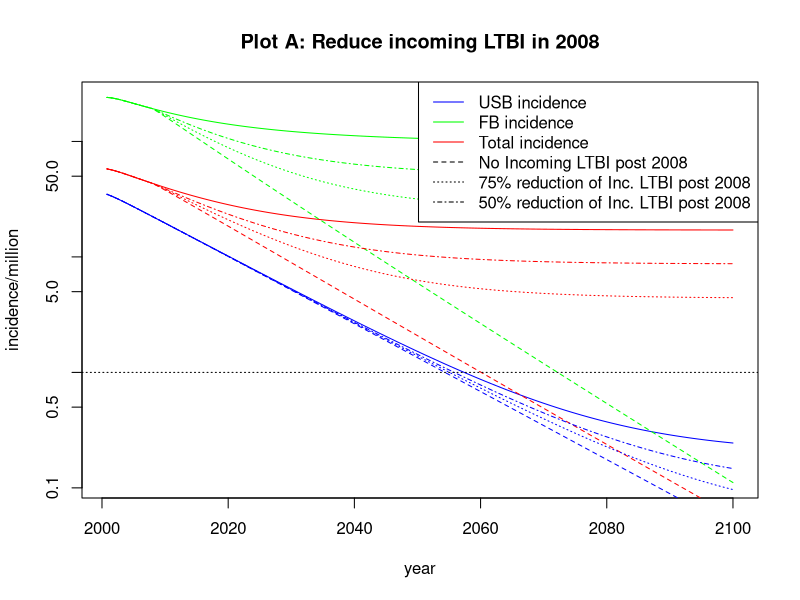
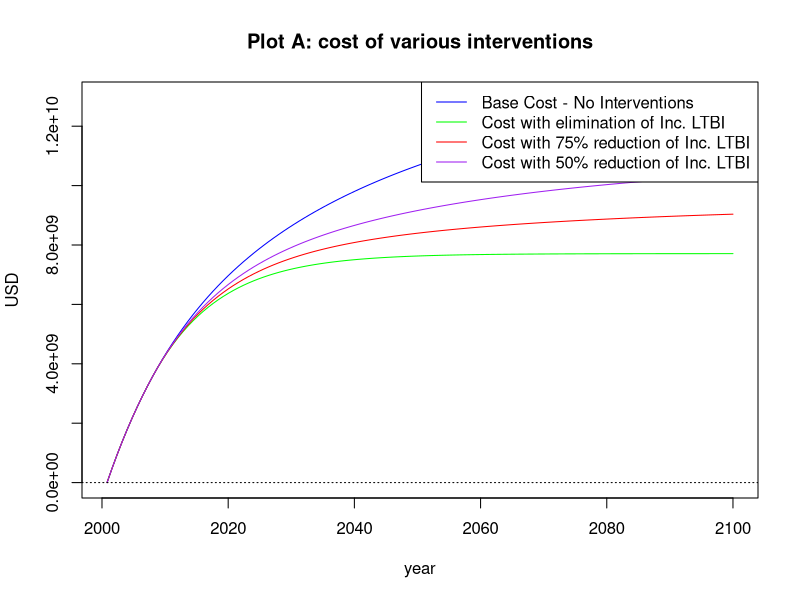
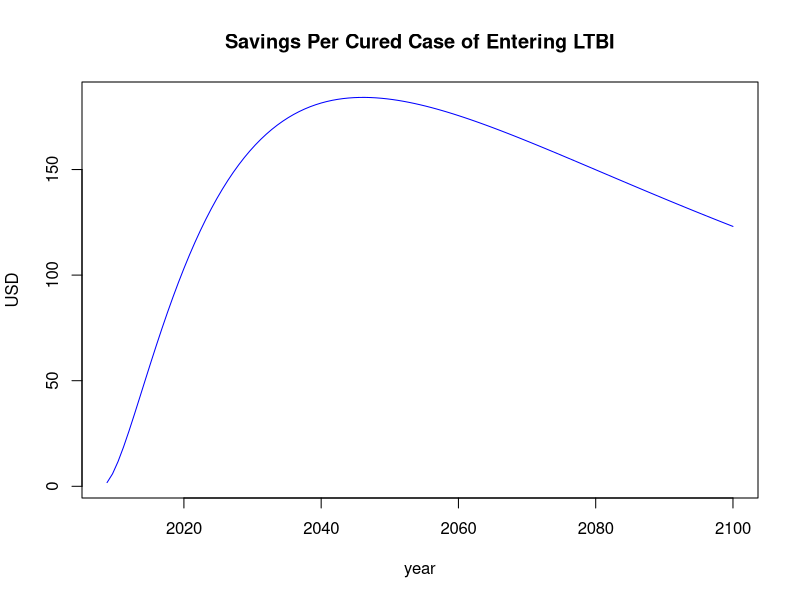

The R script that drew these images, in order:
rkm <- function(Ydot,currY,deltaT,iter,startT=0){
  # This function performs a fourth-order Runge-Kutta Method on the system 
  # dY/dt = Ydot, and returns the next step after currY presuming timestep
  # length deltaT, and iteration iter
  tn   = deltaT*iter + startT
  k1   = Ydot(tn, currY)
  k2   = Ydot(tn + deltaT/2,currY + deltaT*k1/2)
  k3   = Ydot(tn + deltaT/2,currY + deltaT*k2/2)
  k4   = Ydot(tn + deltaT,currY + deltaT*k3)
  newY <- currY + (deltaT/6)*(k1+2*k2+2*k3+k4)
  return(newY)
}

#Variables
mu0   <- 1/78      #Natural mortality rate USB per year
mu1   <- 1/53      #Natural mortality rate FB per year
ro    <- 0.018     #USB birth rate per year
alpha <- 0.005     #FB arrival rate per year
p     <- 0.103     #Fraction of new infections which are acute (fast progressors)
vF    <- 1.5       #Progression rate of acute infection per year
l0    <- 0.015     #Prevalence of LTBI in the USB population in 2000
l1    <- 0.211     #Prevalence of LTBI in the FB population in 2000: 
r0    <- 0.667     #Fraction of cases due to reactivation in the USB population
r1    <- 0.780     #Fraction of cases due to reactivation in the FB population
vL0   <- 0.0014    #Progression rate for reactivation (chronic LTBI) in the USB population per year
vL1   <- 0.0010    #Progression rate for reactivation (chronic LTBI) in the FB population per year
q     <- 0.708     #Fraction of infections progressing to infectious disease
mud   <- 0.115     #Mortality rate due to TB per year
x     <- 0.111     #Fraction of re-infected chronic LTBI moving to acute infection
ARI0  <- 0.030/100 #Annual risk of infection for USB in 2000
beta  <- 10.39     #Effective contact rate per year
e0    <- 0.965     #Fraction of preferred contacts with own population for USB
e1    <-0.985      #Fraction of preferred contacts with own population for FB
g     <- 0.0047    #Fraction of FB arrivals with LTBI who are fast progressors
phi0  <- 1.114     #Cumulative fraction self-cure and treatment of active disease for both populations pre year RATES (USB)
phi1  <- 1.167     #Cumulative fraction self-cure and treatment of active disease for both populations pre year RATES (FB)
sigmaF0 <- 1.296   #Cumulative fraction of treatment for acute infection for both populations per year RATES (USB)
sigmaF1 <- 1.301   #Cumulative fraction of treatment for acute infection for both populations per year RATES (FB)
sigmaLBase <- 0.057 #Treatment rate for chronic LTBI per year
fBase <- 0.187      #Fraction of FB arrivals with LTBI


#2010 New Cases in Population i (millions)
#source: http://www.cdc.gov/mmwr/preview/mmwrhtml/mm5105a3.htm
newCases0 <- .008714  #US-born
newCases1 <- .007554  #Foreign-born

#Initial Values
deltaT   <- .8    #The length of each time step (years).
finalYr  <- 100   #In years
totT     <- floor(finalYr/deltaT)  #Time steps
cutoffT <- floor(8/deltaT)

#Matrix of compartment values
S0 <- S1 <- F0 <- F1 <- L0 <- L1 <- I0 <- I1 <- J0 <- J1 <- N0 <- N1 <- rep(0,totT)  #compartment values
cL0 <- cF0 <- cI0 <- cJ0 <- cL1 <- cF1 <- cI1 <- cJ1 <- cN0 <- cN1 <- rep(0,totT)    #costs associated with each compartment
#Ct <- Cl <- rep(0,totT)  #total costs for active and latent treatment
LTBIEn <- rep(0,totT)    #FB arrivals with LTBI entering the USA
natdeath0 <- natdeath1 <- rep(0,totT)                               #natural deaths
tbdeath0 <- tbdeath1 <- tbdeathD0 <- tbdeathD1 <- rep(0,totT)       #TB deaths, TB deaths with discounting
progAcute0 <- progChron0 <- progAcute1 <- progChron1 <- rep(0,totT) #Progression from Acute, Chronic LTBI to Active TB
progTotalD0 <- progTotalD1 <- rep(0,totT)                           #Progression to Active TB with discounting
exogenous0 <- exogenous1 <- rep(0,totT)                             #Exogenous re-Infections

# ALSO TOOK OUT Ct,Cl FROM VECTOR BELOW
P <- data.frame(S0,F0,L0,I0,J0,S1,F1,L1,I1,J1,N0,N1,cL0,cF0,cI0,cJ0,cL1,cF1,cI1,cJ1,cN0,cN1,LTBIEn,natdeath0,natdeath1,tbdeath0,tbdeath1,tbdeathD0,tbdeathD1,progAcute0,progChron0,progAcute1,progChron1,progTotalD0, progTotalD1, exogenous0,exogenous1)
#C <- data.frame(cL0,cF0,cI0,cJ0,cL1,cF1,cI1,cJ1,cN0,cN1)
IN0 <- IN1 <- INall <- rep(0,totT)

#Total Population
P$N0[1] <- 250
P$N1[1] <- 31.4
#Acute (Fast) LTBI, new cases
P$F0[1] <- (1-r0)*(newCases0)/vF
P$F1[1] <- (1-r1)*(newCases1)/vF
#Chronic (Long) LTBI
P$L0[1] <- r0*(newCases0)/vL0
P$L1[1] <- r1*(newCases1)/vL1
#Infectious TB
P$I0[1] <- q*newCases0/(mu0 + mud + phi0)
P$I1[1] <- q*newCases1/(mu1 + mud + phi1)
#Non-Infectious TB
P$J0[1] <- (1-q)*newCases0/(mu0 + mud + phi0)
P$J1[1] <- (1-q)*newCases1/(mu1 + mud + phi1)
#Susceptible
P$S0[1] <- P$N0[1] - P$F0[1] - P$L0[1] - P$I0[1] - P$J0[1]
P$S1[1] <- P$N1[1] - P$F1[1] - P$L1[1] - P$I1[1] - P$J1[1]

#Cost Initial Values are all zero. 
probHosp <- .49  #Probability of hospitalization for active TB treatment
efficacyLTBI  <- .9
adherenceLTBI <- .64
probLTBItreatsuccess <- efficacyLTBI*adherenceLTBI #Probability of LTBI treatment success
costtb   <- 2985   #Cost of TB treatment without hopsitalization
costhosp <- 25495  #Cost of TB treatment with hospitalization
costLTBI <- 403.45 #Cost of LTBI treatment

#Cost Parameter Values: 
Ct <- costtb*(1-probHosp) + costhosp*probHosp #in USD (source: Dylan online supplement page 11-12)
Cl <- costLTBI/probLTBItreatsuccess           #in USD (source: Dylan online supplement page 10)
discRt  <- 0.03  #Rate of time discounting (used for health states as well)

P$LTBIEn[1]      <- 0.263109
P$natdeath0[1]   <- 0
P$natdeath1[1]   <- 0
P$tbdeath0[1]    <- 0
P$tbdeath1[1]    <- 0
P$progAcute0[1]  <- 0
P$progChron0[1]  <- 0
P$progAcute1[1]  <- 0
P$progChron1[1]  <- 0
P$exogenous0[1]  <- 0
P$exogenous1[1]  <- 0

hill <- function(sigmaL,f,transmission=1,incLTBI=1,initial=cutoffT,final=totT,dataSet=P){#,costDataSet=C){
  #Differential Equation Functions
  Ddt <- function(t,v) {
    discV = 1/(1.03^t)  #amount costs, health states are discounted each time step
    #parameter values initialized for each time step
    c01     <- (1-e0)*((1-e1)*v$N1)/((1-e0)*v$N0 + (1-e1)*v$N1)  #proportion of contacts made with FB individuals  (USB)
    c00     <- 1 - c01                                           #proportion of contacts made with USB individuals (USB)
    c10     <- (1-e1)*((1-e0)*v$N0)/((1-e0)*v$N0 + (1-e1)*v$N1)  #proportion of contacts made with USB individuals (FB)
    c11     <- 1 - c10                                           #proportion of contacts made with FB individuals  (FB)
    dLTBIEn      <- f*alpha*(v$N0+v$N1) #FB arrivals with LTBI entering
    #dLTBIEnD     <- discV * dLTBIEn     #FB arrivals with LTBI entering with discounting
    dnatdeath0   <- mu0 * v$N0          #Natural deaths (USB)
    dnatdeath1   <- mu1 * v$N1          #Natural deaths (FB)
    dtbdeath0    <- mud * (v$I0 + v$J0) #TB deaths (USB)
    dtbdeath1    <- mud * (v$I1 + v$J1) #TB deaths (FB)
    dtbdeathD0   <- discV * dtbdeath0   #TB deaths with discounting (USB)
    dtbdeathD1   <- discV * dtbdeath1   #TB deaths with discounting (FB)
    dprogAcute0  <- vF*v$F0             #Acute LTBI progressions to Active TB disease (USB)
    dprogAcute1  <- vF*v$F1             #Acute LTBI progressions to Active TB disease (FB)
    dprogChron0  <- vL0*v$L0            #Chronic LTBI progressions to Active TB disease (USB)
    dprogChron1  <- vL1*v$L1            #Chronic LTBI progressions to Active TB disease (FB)
    dprogTotalD0 <- discV * (dprogAcute0 + dprogChron0) #Progression to Active TB with discounting (USB)
    dprogTotalD1 <- discV * (dprogAcute1 + dprogChron1) #Progression to Active TB with discounting (FB)
    lambda0      <- transmission*(beta*(c00*(v$I0/v$N0) + c01*(v$I1/v$N1)))  #Forces of Infection (USB)
    lambda1      <- transmission*(beta*(c10*(v$I0/v$N0) + c11*(v$I1/v$N1)))  #Forces of Infection (FB)
    dexogenous0	 <- x*p*lambda0*v$L0    #Exogenous re-infections of Chronic LTBI to Acute LTBI (USB)
    dexogenous1  <- x*p*lambda1*v$L1    #Exogenous re-infections of Chronic LTBI to Acute LTBI (FB)
    
    #Difference Equations (USB)
    dS0     <- ro*(v$N0+v$N1) + sigmaF0*v$F0 + sigmaL*v$L0 + phi0*(v$I0+v$J0) - lambda0*v$S0 - mu0*v$S0
    dF0     <- p*lambda0*v$S0 + dexogenous0 - (mu0 + vF + sigmaF0)*v$F0
    dL0     <- (1-p)*lambda0*v$S0 - dexogenous0 - (mu0 + vL0 + sigmaL)*v$L0
    dI0     <- q*(dprogAcute0 + dprogChron0) - (mu0 + mud + phi0)*v$I0
    dJ0     <- (1-q)*(dprogAcute0 + dprogChron0) - (mu0 + mud + phi0)*v$J0
    
    #Difference Equations (FB)
    dS1     <- (1-incLTBI)*dLTBIEn+(1-f)*alpha*(v$N0+v$N1) + sigmaF1*v$F1 + sigmaL*v$L1 + phi1*(v$I1 + v$J1) - lambda1*v$S1 - mu1*v$S1
    dF1     <- g*p*dLTBIEn*incLTBI + p*lambda1*v$S1 + dexogenous1 - (mu1 + vF + sigmaF1)*v$F1
    dL1     <- (1-g*p)*dLTBIEn*incLTBI + (1-p)*lambda1*v$S1 - dexogenous1 - (mu1 + vL1 +sigmaL)*v$L1
    dI1     <- q*(dprogAcute1 + dprogChron1) - (mu1 + mud + phi1)*v$I1
    dJ1     <- (1-q)*(dprogAcute1 + dprogChron1) - (mu1 + mud + phi1)*v$J1
    
    dN0     <- 0
    dN1     <- 0
    
    #Cost calculations
    dcL0    <- discV * Cl * sigmaL  * 1e6 * v$L0                    #cost for Chronic LTBI cures      (USB)
    dcF0    <- discV * Cl * sigmaF0 * 1e6 * v$F0                    #cost for Acute LTBI cures        (USB)
    dcI0    <- discV * Ct * q*(dprogAcute0 + dprogChron0) * 1e6     #cost for Infectious TB cures     (USB)
    dcJ0    <- discV * Ct * (1-q)*(dprogAcute0 + dprogChron0) * 1e6 #cost for Non-Infectious TB cures (USB)
    dcL1    <- discV * Cl * sigmaL  * 1e6 * v$L1                    #cost for Chronic LTBI cures      (FB)
    dcF1    <- discV * Cl * sigmaF1 * 1e6 * v$F1                    #cost for Acute LTBI cures        (FB)
    dcI1    <- discV * Ct * q*(dprogAcute1 + dprogChron1) * 1e6     #cost for Infectious TB cures     (FB)
    dcJ1    <- discV * Ct * (1-q)*(dprogAcute1 + dprogChron1) * 1e6 #cost for Non-Infectious TB cures (FB)
    dcN0    <- 0  #Total cost for all treatments (USB)
    dcN1    <- 0  #Total cost for all treatments (FB)
    
    return( c(dS0,dF0,dL0,dI0,dJ0,dS1,dF1,dL1,dI1,dJ1,dN0,dN1,dcL0,dcF0,dcI0,dcJ0,dcL1,dcF1,dcI1,dcJ1,dcN0,dcN1,dLTBIEn*incLTBI,dnatdeath0,dnatdeath1,dtbdeath0,dtbdeath1,dtbdeathD0, dtbdeathD1, dprogAcute0,dprogChron0,dprogAcute1,dprogChron1,dprogTotalD0, dprogTotalD1, dexogenous0,dexogenous1) )
  }
  
  for (i in initial:(final-1)) {
  	dataSet[i+1,]    <- rkm(Ddt,dataSet[i,],deltaT,i)
  	dataSet$N0[i+1]  <- sum(dataSet[i+1,1:5])
  	dataSet$N1[i+1]  <- sum(dataSet[i+1,6:10])
  	dataSet$cN0[i+1] <- sum(dataSet[i+1,13:16])
  	dataSet$cN1[i+1] <- sum(dataSet[i+1,17:20])
  }
  return(dataSet)
}

generateIncidence <- function(dataSet) {
    IN0   <- 1e6 * (vF*dataSet$F0 + vL0*dataSet$L0)/dataSet$N0
    IN1   <- 1e6 * (vF*dataSet$F1 + vL1*dataSet$L1)/dataSet$N1
    INall <- 1e6 * (vF*(dataSet$F0 + dataSet$F1) + vL0*dataSet$L0 + vL1*dataSet$L1)/(dataSet$N0 + dataSet$N1)
	return(data.frame(IN0,IN1,INall))
}

P       <- hill(sigmaLBase,fBase,1,1,1,totT)
baseInc <- generateIncidence(P)
years   <- seq(2000+deltaT,2000+finalYr,deltaT)

#plot incidence data
#  xlab, ylab  --> labels for x-, y-axes
#  log='y'     --> use logarithmic scale
#  ylim=yrange --> ensure we show all data
#  type="l"    --> draw line connecting data points
#  col="blue"  --> color of graph
#lines() plots data in the same window as the first plot() command

#Plot A: Where we eliminate incoming LTBI 100%, 75%, or 50%
noImmLTBI      <- hill(sigmaLBase,fBase,1,0)
noImmLTBIInc   <- generateIncidence(noImmLTBI)
someImmLTBI    <- hill(sigmaLBase,fBase,1,0.25)
someImmLTBIInc <- generateIncidence(someImmLTBI)
halfImmLTBI    <- hill(sigmaLBase,fBase,1,0.5)
halfImmLTBIInc <- generateIncidence(halfImmLTBI)

#When Calculating range, we presume that FB always has higher incidence rate
yrange <- range(c(0.5,baseInc$IN1,noImmLTBIInc$IN1,someImmLTBIInc$IN1,halfImmLTBIInc$IN1))
dev.new()
plot(years, baseInc$IN0, main="Plot A: Reduce incoming LTBI in 2008", log='y', xlab='year', ylab='incidence/million', ylim=yrange, type="l", col="blue")
lines(years, baseInc$INall, type="l", col="red")
lines(years, baseInc$IN1, type="l", col="green")
lines(years, noImmLTBIInc$IN0, type="l", col="blue", lty=2)
lines(years, noImmLTBIInc$INall, type="l", col="red", lty=2)
lines(years, noImmLTBIInc$IN1, type="l", col="green", lty=2)
lines(years, someImmLTBIInc$IN0, type="l", col="blue", lty=3)
lines(years, someImmLTBIInc$INall, type="l", col="red", lty=3)
lines(years, someImmLTBIInc$IN1, type="l", col="green", lty=3)
lines(years, halfImmLTBIInc$IN0, type="l", col="blue", lty=4)
lines(years, halfImmLTBIInc$INall, type="l", col="red", lty=4)
lines(years, halfImmLTBIInc$IN1, type="l", col="green", lty=4)
abline(h = 1, lty = 'dotted')
legend('topright', legend=c('USB incidence', 'FB incidence', 'Total incidence', 'No Incoming LTBI post 2008', '75% reduction of Inc. LTBI post 2008', '50% reduction of Inc. LTBI post 2008'), col=c("blue", "green", "red", "black","black","black"), lty=c(1,1,1,2,3,4))

#Cost Plot A:
yrange <- range(c(P$cN1+P$cN0,noImmLTBI$cN1+noImmLTBI$cN0,someImmLTBI$cN0+someImmLTBI$cN1,halfImmLTBI$cN0+halfImmLTBI$cN1))
dev.new()
plot(years, P$cN1+P$cN0, main="Plot A: cost of various interventions", xlab='year', ylab='USD', ylim=yrange, type="l", col="blue")
#lines(years, P$cN0, type="l", col="blue", lty=2)
#lines(years, P$cN1, type="l", col="blue", lty=3)
lines(years, noImmLTBI$cN0 + noImmLTBI$cN1, type="l", col="green", lty=1)
#lines(years, noImmLTBI$cN0, type="l", col="green", lty=2)
#lines(years, noImmLTBI$cN1, type="l", col="green", lty=3)
lines(years, someImmLTBI$cN0 + someImmLTBI$cN1, type="l", col="red", lty=1)
#lines(years, someImmLTBI$cN0, type="l", col="red", lty=2)
#lines(years, someImmLTBI$cN1, type="l", col="red", lty=3)
lines(years, halfImmLTBI$cN0 + halfImmLTBI$cN1, type="l", col="purple", lty=1)
#lines(years, halfImmLTBI$cN0, type="l", col="purple", lty=2)
#lines(years, halfImmLTBI$cN1, type="l", col="purple", lty=3)
abline(h = 1, lty = 'dotted')
legend('topright', legend=c('Base Cost - No Interventions', 'Cost with elimination of Inc. LTBI', 'Cost with 75% reduction of Inc. LTBI', 'Cost with 50% reduction of Inc. LTBI'), col=c("blue", "green", "red", "purple"), lty=c(1,1,1,1))

yearsPostCutoff <- years[(cutoffT+1):totT]
maxDifference   <- ((P$cN0+P$cN1)-(noImmLTBI$cN0+noImmLTBI$cN1))[(cutoffT+1):totT]
savingsPerCase  <- maxDifference/(1e6*P$LTBIEn[(cutoffT+1):totT])
dev.new()
plot(yearsPostCutoff, savingsPerCase, main="Savings Per Cured Case of Entering LTBI", xlab='year', ylab='USD', type="l", col="blue")



##Plot A: Where Transmission is cut after 2008
#noTrans    <- hill(sigmaLBase,fBase,0)
#noTransInc <- generateIncidence(noTrans)
#
##When Calculating range, we presume that FB always has higher incidence rate
#yrange <- range(c(0.5,baseInc$IN1,noTransInc$IN1))
#dev.new()
#plot(years, baseInc$IN0, main="Plot A: Cut Trans. in 2008", xlab='year', ylab='incidence/million', log = 'y', ylim=yrange, type="l", col="blue")
#lines(years, baseInc$INall, type="l", col="red")
#lines(years, baseInc$IN1, type="l", col="green")
#lines(years, noTransInc$IN0, type="l", col="blue", lty=2)
#lines(years, noTransInc$INall, type="l", col="red", lty=2)
#lines(years, noTransInc$IN1, type="l", col="green", lty=2)
#abline(h = 1, lty = 'dotted')
#legend('topright', legend=c('USB incidence', 'FB incidence', 'Total incidence', 'With Transmission Cutoff in 2008'), col=c("blue", "green", "red", "black"), lty=c(1,1,1,2))
#
##Plot B: Where LTBI treatment x2 or x4
#doubled    <-hill(sigmaLBase*2,fBase)
#doubledInc <- generateIncidence(doubled)
#quad       <- hill(sigmaLBase*4,fBase)
#quadInc    <- generateIncidence(quad)
#
##When Calculating range, we presume that FB always has higher incidence rate after 2008
#yrange <- range(c(0.5,baseInc$IN1,quadInc$IN1,doubledInc$IN1))
#dev.new()
#plot(years, baseInc$IN0, main="Plot B: Increase Chronic LTBI Treatment in 2008", xlab='year', ylab='incidence/million', log = 'y', ylim=yrange, type="l", col="blue")
#lines(years, baseInc$INall, type="l", col="red")
#lines(years, baseInc$IN1, type="l", col="green")
#lines(years, doubledInc$IN0, type="l", col="blue", lty=2)
#lines(years, doubledInc$INall, type="l", col="red", lty=2)
#lines(years, doubledInc$IN1, type="l", col="green", lty=2)
#lines(years, quadInc$IN0, type="l", col="blue", lty=3)
#lines(years, quadInc$INall, type="l", col="red", lty=3)
#lines(years, quadInc$IN1, type="l", col="green", lty=3)
#abline(h = 1, lty = 'dotted')
#legend('topright', legend=c('USB incidence', 'FB incidence', 'Total incidence', 'Chronic LTBI Treatment x2 in 2008', 'Chronic LTBI Treatment x4 in 2008'), col=c("blue", "green", "red", "black", "black"), lty=c(1,1,1,2,3))
#
##Plot C: Where FB arrivals cut in half, also LTBI treatment x2 or x4 after 2008
#halfFB           <- hill(sigmaLBase,fBase/2)
#halfFBInc        <- generateIncidence(halfFB)
#halfFBdoubled    <- hill(sigmaLBase*2,fBase/2)
#halfFBdoubledInc <- generateIncidence(halfFBdoubled)
#halfFBquad       <- hill(sigmaLBase*4,fBase/2)
#halfFBquadInc    <- generateIncidence(halfFBquad)
#
##When Calculating range, we presume that FB always has higher incidence rate
#yrange <- range(c(0.5,baseInc$IN1,quadInc$IN1,doubledInc$IN1))
#dev.new()
#plot(years, halfFBInc $IN0, main="Plot C: Half FB Arrival Rate, increase LTBI Treatment", xlab='year', ylab='incidence/million', log = 'y', ylim=yrange, type="l", col="blue")
#lines(years, halfFBInc $INall, type="l", col="red")
#lines(years, halfFBInc $IN1, type="l", col="green")
#lines(years, halfFBdoubledInc $IN0, type="l", col="blue", lty=2)
#lines(years, halfFBdoubledInc $INall, type="l", col="red", lty=2)
#lines(years, halfFBdoubledInc $IN1, type="l", col="green", lty=2)
#lines(years, halfFBquadInc $IN0, type="l", col="blue", lty=3)
#lines(years, halfFBquadInc $INall, type="l", col="red", lty=3)
#lines(years, halfFBquadInc $IN1, type="l", col="green", lty=3)
#abline(h = 1, lty = 'dotted')
#legend('topright', legend=c('USB incidence', 'FB incidence', 'Total incidence', 'Chronic LTBI Treatment x2 in 2008', 'Chronic LTBI Treatment x4 in 2008'), col=c("blue", "green", "red", "black", "black"), lty=c(1,1,1,2,3))
#
##Plot D: Where FB arrivals divided by 4, also LTBI treatment x2 or x4 after 2008
#quarterFB           <- hill(sigmaLBase,fBase/4)
#quarterFBInc        <- generateIncidence(quarterFB)
#quarterFBdoubled    <- hill(sigmaLBase*2,fBase/4)
#quarterFBdoubledInc <- generateIncidence(quarterFBdoubled)
#quarterFBquad       <- hill(sigmaLBase*4,fBase/4)
#quarterFBquadInc    <- generateIncidence(quarterFBquad)
#
##When Calculating range, we presume that FB always has higher incidence rate
#yrange <- range(c(0.5,baseInc$IN1,quadInc$IN1,doubledInc$IN1))
#dev.new()
#plot(years, quarterFBInc $IN0, main="Plot D: 1/4 FB Arrival Rate, increase LTBI Treatment", xlab='year', ylab='incidence/million', log = 'y', ylim=yrange, type="l", col="blue")
#lines(years, quarterFBInc $INall, type="l", col="red")
#lines(years, quarterFBInc $IN1, type="l", col="green")
#lines(years, quarterFBdoubledInc $IN0, type="l", col="blue", lty=2)
#lines(years, quarterFBdoubledInc $INall, type="l", col="red", lty=2)
#lines(years, quarterFBdoubledInc $IN1, type="l", col="green", lty=2)
#lines(years, quarterFBquadInc $IN0, type="l", col="blue", lty=3)
#lines(years, quarterFBquadInc $INall, type="l", col="red", lty=3)
#lines(years, quarterFBquadInc $IN1, type="l", col="green", lty=3)
#abline(h = 1, lty = 'dotted')
#legend('topright', legend=c('USB incidence', 'FB incidence', 'Total incidence', 'Chronic LTBI Treatment x2 in 2008', 'Chronic LTBI Treatment x4 in 2008'), col=c("blue", "green", "red", "black", "black"), lty=c(1,1,1,2,3))
